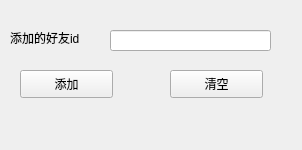
<?xml version="1.0" encoding="UTF-8"?>
<ui version="4.0">
 <class>addfriend</class>
 <widget class="QWidget" name="addfriend">
  <property name="geometry">
   <rect>
    <x>0</x>
    <y>0</y>
    <width>302</width>
    <height>150</height>
   </rect>
  </property>
  <property name="windowTitle">
   <string>Form</string>
  </property>
  <widget class="QLineEdit" name="friendid">
   <property name="geometry">
    <rect>
     <x>110</x>
     <y>30</y>
     <width>161</width>
     <height>21</height>
    </rect>
   </property>
  </widget>
  <widget class="QLabel" name="label">
   <property name="geometry">
    <rect>
     <x>10</x>
     <y>30</y>
     <width>101</width>
     <height>16</height>
    </rect>
   </property>
   <property name="text">
    <string>添加的好友id</string>
   </property>
  </widget>
  <widget class="QPushButton" name="addfriend_2">
   <property name="geometry">
    <rect>
     <x>20</x>
     <y>70</y>
     <width>93</width>
     <height>28</height>
    </rect>
   </property>
   <property name="text">
    <string>添加</string>
   </property>
  </widget>
  <widget class="QPushButton" name="pushButton_2">
   <property name="geometry">
    <rect>
     <x>170</x>
     <y>70</y>
     <width>93</width>
     <height>28</height>
    </rect>
   </property>
   <property name="text">
    <string>清空</string>
   </property>
  </widget>
 </widget>
 <resources/>
 <connections/>
</ui>
